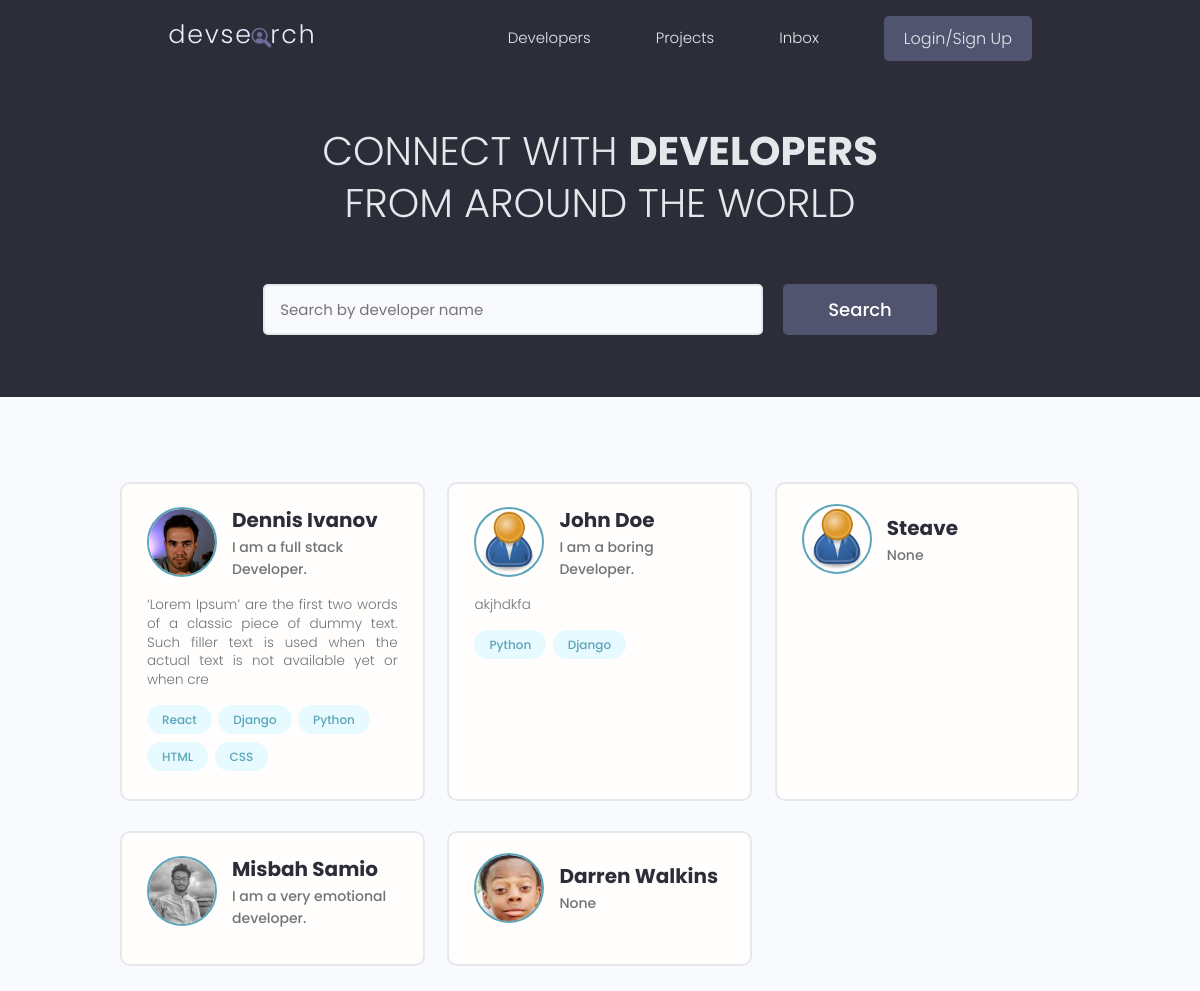
Before: / with the older database file.
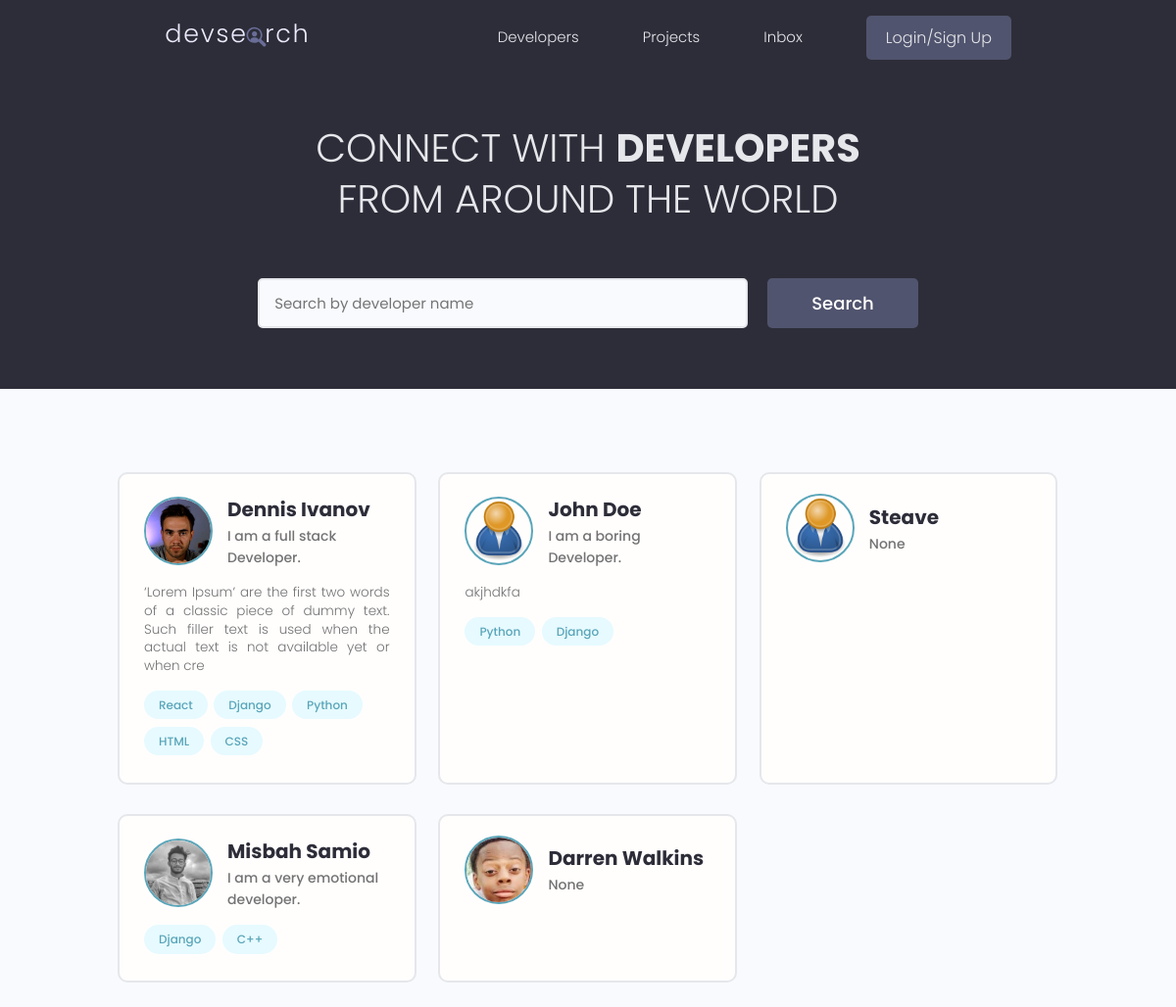
After: the same page with the newer database file.
### users/models.py (models this page shows, shortened)
class Profile(models.Model):
    user = models.OneToOneField(User, on_delete=models.CASCADE, null=True, blank=True)
    name = models.CharField(max_length=200, blank=True, null=True)
    email = models.EmailField(max_length=500, blank=True, null=True)
    username = models.CharField(max_length=200, blank=True, null=True)
    location = models.CharField(max_length=200, blank=True, null=True)
    short_intro = models.CharField(max_length=200, blank=True, null=True)
    bio = models.TextField(blank=True, null=True)
    profile_image = models.ImageField(null=True, blank=True, upload_to='profiles/', default="profiles/user-default.png")
    social_github = models.CharField(max_length=200, blank=True, null=True)
    social_twitter = models.CharField(max_length=200, blank=True, null=True)
    social_linkedin = models.CharField(max_length=200, blank=True, null=True)
    social_youtube = models.CharField(max_length=200, blank=True, null=True)
    social_website = models.CharField(max_length=200, blank=True, null=True)
    created = models.DateTimeField(auto_now_add=True)
    id = models.UUIDField(default=uuid.uuid4, unique=True, primary_key=True, editable=False)

class Skill(models.Model):
    owner = models.ForeignKey(Profile, on_delete=models.CASCADE, null=True, blank=True)
    name = models.CharField(max_length=200, blank=True, null=True)
    description = models.TextField(null=True, blank=True)
    created = models.DateTimeField(auto_now_add=True)
    id = models.UUIDField(default=uuid.uuid4, unique=True, primary_key=True, editable=False)
    def __str__(self):
        return str(self.name)

### users/views.py (the view)
# urls.py: path('', views.profiles, name="profiles"),
def profiles(request):
    profiles = Profile.objects.all()
    context = {'profiles' : profiles}
    return render(request, 'users/profiles.html', context)

### users/templates/users/profiles.html (shortened to what this page needs)
{% extends 'main.html' %}
{% block content %}
<main class="home">
    <section class="hero-section text-center">
      <div class="container container--narrow">
        <div class="hero-section__box">
          <h2>CONNECT WITH <span>DEVELOPERS</span></h2>
          <h2>FROM AROUND THE WORLD</h2>
        </div>
        <div class="hero-section__search">
          <form class="form" action="#" method="get">
            <div class="form__field">
              <input class="input input--text" id="formInput#search" type="text" name="text"
                placeholder="Search by developer name" />
            </div>
            <input class="btn btn--sub btn--lg" type="submit" value="Search" />
          </form>
        </div>
      </div>
    </section>
    <section class="devlist">
      <div class="container">
        <div class="grid grid--three">
        {% for profile in profiles %}
          <div class="column card">
            <div class="dev">
              <a href="{% url 'user-profile' profile.id %}" class="card__body">
                <div class="dev__profile">
                  <img class="avatar avatar--md" src="{{ profile.profile_image.url }}" alt="image" />
                  <div class="dev__meta">
                    <h3>{{ profile.name }}</h3>
                    <h5>{{ profile.short_intro|slice:"60" }}</h5>
                  </div>
                </div>
                <p class="dev__info">
                  {{profile.bio|slice:"150"}}
                </p>
                <div class="dev__skills">
                  {% for skill in profile.skill_set.all|slice:"5" %}
                  <span class="tag tag--pill tag--main">
                    <small>{{ skill }}</small>
                  </span>
                  {% endfor %}
                </div>
              </a>
            </div>
          </div>
        {% endfor %}
        </div>
      </div>
    </section>
  </main>
{% endblock content %}

### templates/main.html (shortened to what this page needs)
<!DOCTYPE html>
{% load static %}
<html>
<head>
    <link rel="stylesheet" href="https://cdn.iconmonstr.com/1.3.0/css/iconmonstr-iconic-font.min.css" />
    <link rel="stylesheet" href="{% static 'uikit/styles/uikit.css' %}" />
    <link rel="stylesheet" href="{% static 'styles/app.css' %}" />
</head>
<body>
    {% include 'navbar.html' %}
    {% block content %}
    {% endblock content%}
</body>
</html>

### templates/navbar.html (shortened to what this page needs)
{% load static %}
<header class="header">
    <div class="container container--narrow">
      <a href="{% url 'profiles' %}" class="header__logo">
        <img src="{% static 'images/logo.svg' %}" alt="DevSearch Logo" />
      </a>
      <nav class="header__nav">
        <ul class="header__menu">
          <li class="header__menuItem"><a href="{% url 'profiles' %}">Developers</a></li>
          <li class="header__menuItem"><a href="{% url 'projects' %}">Projects</a></li>
          <li class="header__menuItem"><a href="">Inbox</a></li>
          {% if request.user.is_authenticated %}
          <li class="header__menuItem"><a href="{% url 'account' %}">Account</a></li>
          <li class="header__menuItem"><a href="{% url 'logout' %}" class="btn btn--sub">Logout</a></li>
          {% else %}
          <li class="header__menuItem"><a href="{% url 'login' %}" class="btn btn--sub">Login/Sign Up</a></li>
          {% endif %}
        </ul>
      </nav>
    </div>
  </header>

### static/styles/app.css (style rules this page uses)
:root { --color-sub: #2d2d39; }
.btn--sub { background-color: var(--color-sub-light); }
.card { border: 2px solid var(--color-light); }
img { width: 100%; }
.header { position: sticky; z-index: 111; background-color: var(--color-sub); padding: 1.5rem 0; }
.header > .container { display: flex; justify-content: space-between; align-items: center; }
.header__logo > img { height: 3.8rem; }
.header__nav > ul { display: inline-flex; align-items: center; list-style: none; gap: 6.5rem; }
.header__menuItem > a { color: var(--color-light); font-weight: 300; }
.hero-section { height: 40vh; display: flex; align-items: center; background-color: var(--color-sub); }
.hero-section__box { margin-bottom: 4rem; }
.hero-section__box > h2, .hero-section__box > h2 > span { font-size: 4rem; color: var(--color-light); line-height: 1.3; text-transform: uppercase; }
.hero-section__box > h2 { font-weight: 300; }
.hero-section__box > h2 > span { font-weight: 700; }
.hero-section__search > .form { display: flex; align-items: center; justify-content: center; gap: 2rem; }
.hero-section__search > .form input.input--text { width: 50rem; }
.devlist { margin-top: 8rem; }
.devlist .grid { align-items: stretch; }
.devlist .dev .dev__profile { display: flex; align-items: center; gap: 1.5rem; }
.devlist .dev .dev__meta h3 { color: var(--color-sub); font-size: 2rem; font-weight: 700; }
.devlist .dev .dev__meta h5 { color: var(--color-text); font-size: 1.4rem; font-weight: 500; }
.devlist .dev .dev__info { margin: 1.5rem 0; font-size: 1.35rem; line-height: 1.4; text-align: justify; }

### static/uikit/styles/modules/_variables.css (style rules this page uses)
:root { --color-main: #5aa5b9; --color-main-light: #e6faff; --color-sub: #3f4156; --color-sub-light: #51546e; --color-sub-lighter: #ededfd; --color-text: #737373; --color-gray: #8b8b8b; --color-light: #e5e7eb; --color-light-gray: #767676; --color-bg: #f8fafd; --color-white: #fffefd; --color-white-light: #f3f3f3; --color-success: #359e64; --color-success-bg: #def8e8; --color-error: #fc4b0b; --color-error-bg: #fff2ee; --font-base: 'Poppins', arial, helvetica, 'Segoe UI', roboto, ubuntu, sans-serif; --font-monospace: 'Fira Code', 'Courier New', courier, monospace; --font-regular: 300; --font-medium: 500; --font-bold: 700; --generic-shadow: 1px 1px 5px #00000010; --generic-transition: all 0.3s ease-in-out; }

### static/uikit/styles/modules/_base.css (style rules this page uses)
* { margin: 0; padding: 0; box-sizing: border-box; text-rendering: optimizeLegibility; color: inherit; font-size: inherit; }
html { font-size: 50%; }
@media only screen and (min-width: 480px) { html { font-size: 56.25%; } }
@media only screen and (min-width: 1200px) { html { font-size: 62.5%; } }
body { line-height: 1.6; font-weight: 400; font-size: 1.5rem; color: var(--color-text); background-color: var(--color-bg); min-height: 100vh; }

### static/uikit/styles/modules/_typography.css (style rules this page uses)
* { font-family: var(--font-base); }
h2 { font-size: 3.6rem; font-weight: var(--font-bold); }
h3 { font-size: 3.2rem; font-weight: var(--font-medium); }
h5 { font-size: 2.4rem; font-weight: var(--font-medium); }
h5, h6 { font-weight: var(--font-regular); }
p, span, strong { font-size: 1.6rem; color: var(--color-text); font-weight: var(--font-regular); }
a { padding-bottom: 2px; text-decoration: none; display: inline-block; color: var(--color-main); font-weight: var(--font-medium); }

### static/uikit/styles/modules/_utilities.css (style rules this page uses)
.container { width: 92%; max-width: 165rem; margin: 0 auto; box-sizing: border-box; }
.container--narrow { width: 92%; max-width: 120rem; }
@media screen and (min-width: 1000px) { .container { width: 90%; } }
@media screen and (min-width: 1000px) { .container--narrow { width: 85%; } }
@media screen and (min-width: 1200px) { .container { width: 80%; } }
@media screen and (min-width: 1200px) { .container--narrow { width: 72%; } }
.text-center { text-align: center; }

### static/uikit/styles/modules/_avatar.css (style rules this page uses)
.avatar { border-radius: 50%; border: 2px solid var(--color-main); object-fit: cover; }
.avatar--md { height: 7rem; width: 7rem; }

### static/uikit/styles/modules/_button.css (style rules this page uses)
.btn { display: inline-block; position: relative; cursor: pointer; background-color: var(--color-light); font-weight: var(--font-medium); color: var(--color-sub); text-decoration: none; padding: 1rem 2rem; border-radius: 0.5rem; border: none; width: -webkit-fit-content; width: -moz-fit-content; width: fit-content; height: -webkit-fit-content; height: -moz-fit-content; height: fit-content; font-size: 1.6rem; outline-width: 0; outline-color: transparent; -webkit-backface-visibility: hidden; backface-visibility: hidden; transition: all 0.3s ease-in-out; }
.btn--sub { background-color: var(--color-sub); color: var(--color-white); }
.btn--lg { font-size: 1.8rem; padding: 1.2rem 4.5rem; }

Changed rows visible on the page:
added Skill: name "Django", shown under Profile "Misbah Samio"
added Skill: name "C++", shown under Profile "Misbah Samio"
